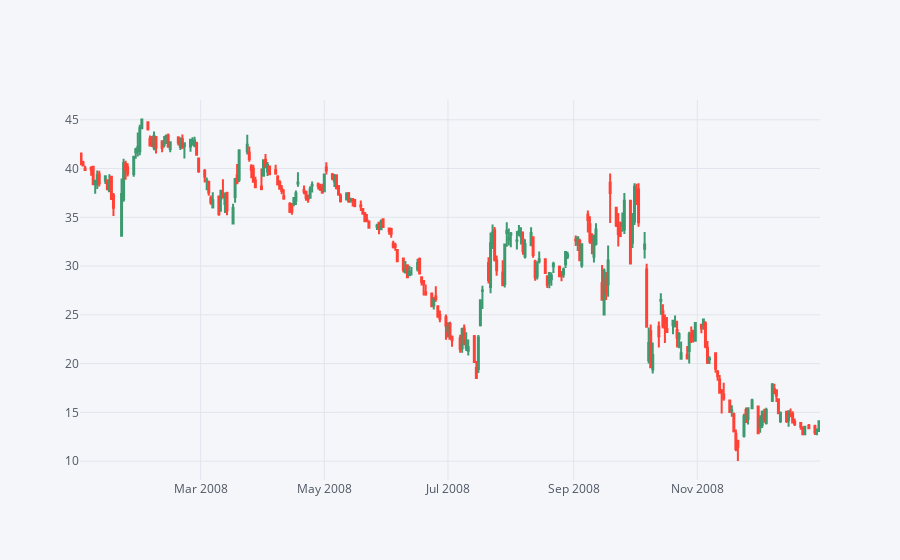

Write notebook code for a chart like this one.
### Markdown cell above
<b>** candle plot of Bank of America's stock from Jan 1st 2015 to Jan 1st 2016.**</b>

### Code cell
BAC[['Open', 'High', 'Low', 'Close']].loc[returns.index.year == 2008].\
    iplot(kind='candle')

### Figure 1 — Plotly figure (JSON) as saved in the notebook; plotly's stock layout.template omitted (floating-point values rounded to 4 significant figures; data arrays with more than 128 entries replaced by an {"elided": "..."} marker saying what was removed)
{"data": [{"close": {"elided": "253 float values"}, "high": {"elided": "253 float values"}, "low": {"elided": "253 float values"}, "open": {"elided": "253 float values"}, "showlegend": false, "type": "candlestick", "x": {"elided": "253 str values"}, "yaxis": "y2"}], "layout": {"legend": {"bgcolor": "#F5F6F9", "font": {"color": "#4D5663"}}, "paper_bgcolor": "#F5F6F9", "plot_bgcolor": "#F5F6F9", "title": {"font": {"color": "#4D5663"}}, "xaxis": {"gridcolor": "#E1E5ED", "rangeslider": {"visible": false}, "showgrid": true, "tickfont": {"color": "#4D5663"}, "title": {"font": {"color": "#4D5663"}, "text": ""}, "zerolinecolor": "#E1E5ED"}, "yaxis": {"gridcolor": "#E1E5ED", "showgrid": true, "showticklabels": false, "tickfont": {"color": "#4D5663"}, "title": {"font": {"color": "#4D5663"}, "text": ""}, "zerolinecolor": "#E1E5ED"}, "yaxis2": {"gridcolor": "#E1E5ED", "showgrid": true, "tickfont": {"color": "#4D5663"}, "title": {"font": {"color": "#4D5663"}, "text": ""}, "zerolinecolor": "#E1E5ED"}}}
